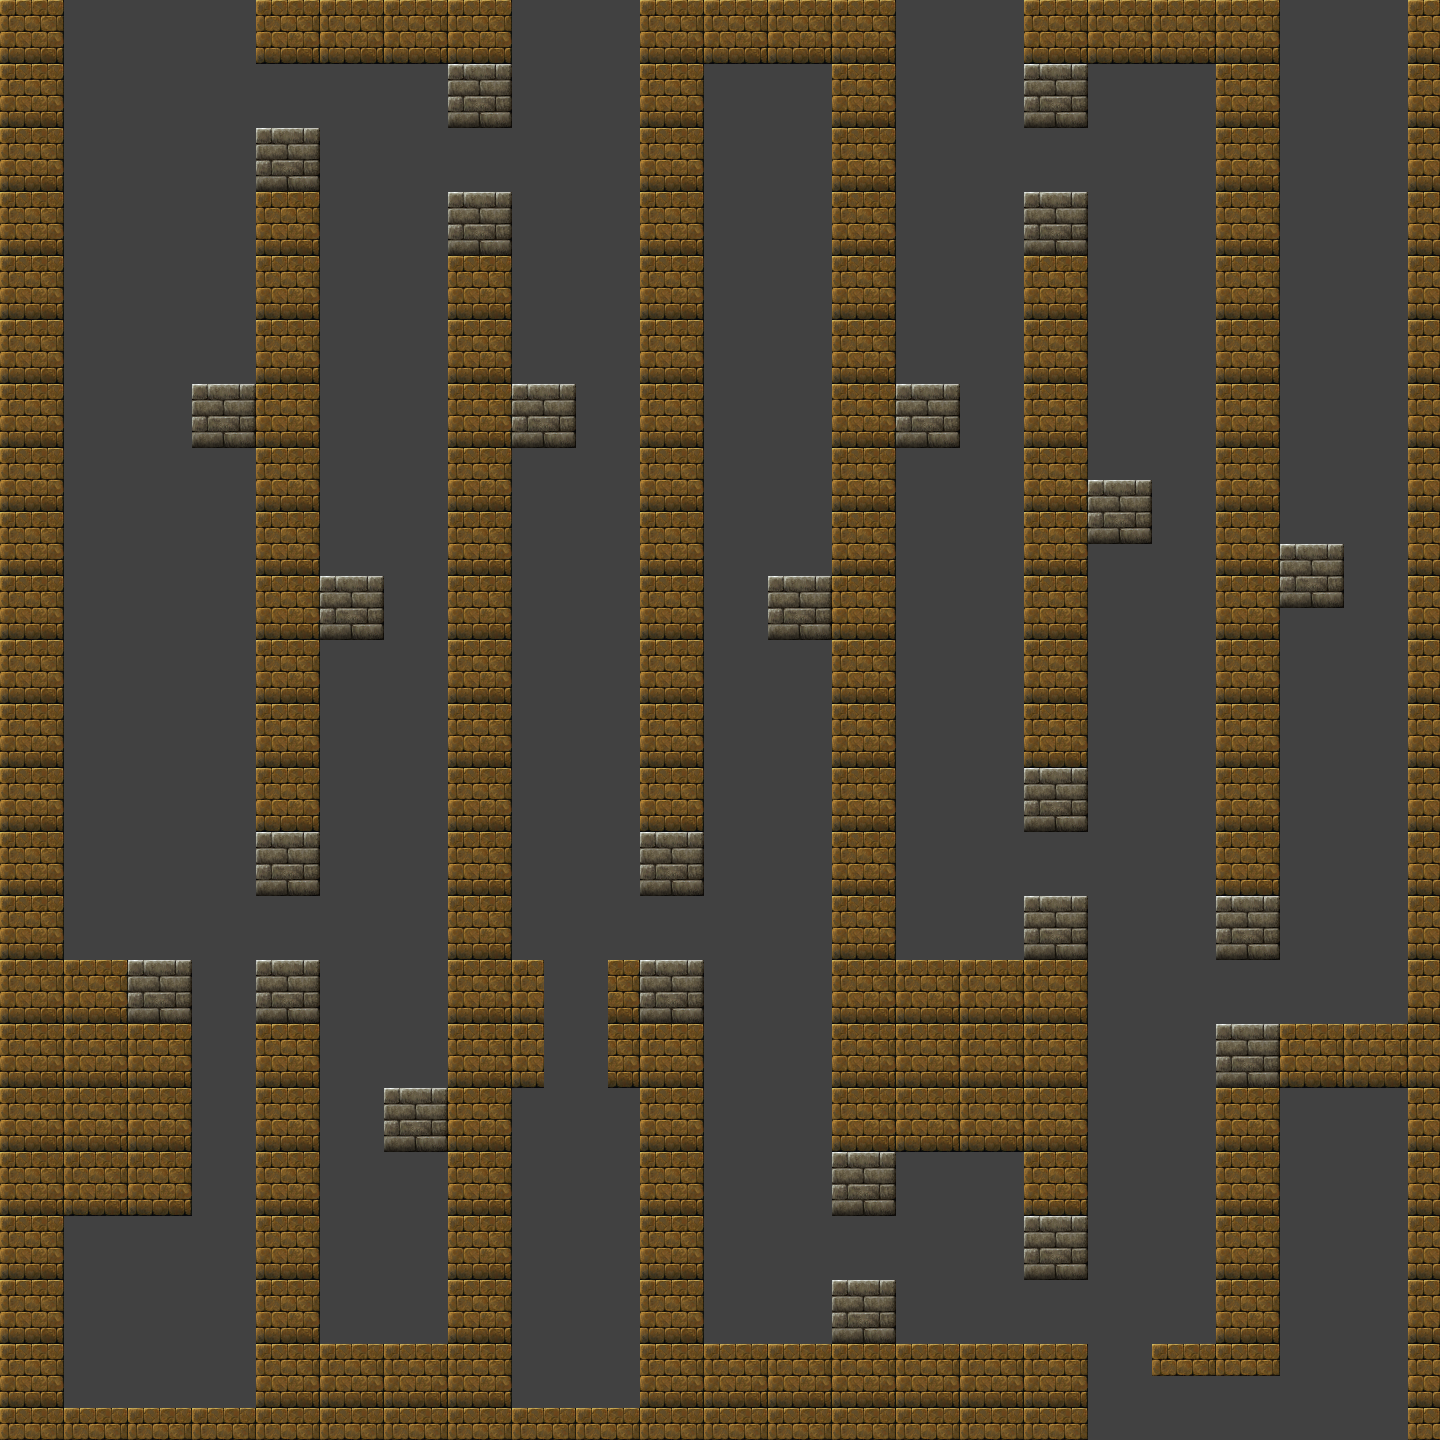

This game map was drawn from its Tiled (.tmx) file and the tilesets committed beside it. A one-line description and the trimmed map source follow:
An orthogonal 45x45 tile map with 32x32 px tiles, 3 tile layers (obtacles, items, pattern), 2 tilesets.

<map version="1.0" orientation="orthogonal" width="45" height="45" tilewidth="32" tileheight="32" backgroundcolor="#414141">
 <properties>
  <property name="bonusCount" value="10" />
  <property name="coinsCount" value="10" />
  <property name="points1" value="200" />
  <property name="points2" value="300" />
  <property name="points3" value="400" />
  <property name="startTime" value="20" />
  <property name="timeBonus" value="10" />
 </properties>
 <tileset firstgid="1" name="items" tilewidth="32" tileheight="32">
  <image source="items.png" width="256" height="256" />
  <tile id="10">
   <properties>
    <property name="brick" value="" />
   </properties>
  </tile>
  <tile id="56">
   <properties>
    <property name="timeBonus" value="" />
   </properties>
  </tile>
  <tile id="57">
   <properties>
    <property name="lock" value="" />
   </properties>
  </tile>
  <tile id="58">
   <properties>
    <property name="key" value="" />
   </properties>
  </tile>
  <tile id="59">
   <properties>
    <property name="diamond" value="" />
   </properties>
  </tile>
  <tile id="60">
   <properties>
    <property name="star" value="" />
   </properties>
  </tile>
  <tile id="61">
   <properties>
    <property name="exit" value="" />
   </properties>
  </tile>
  <tile id="62">
   <properties>
    <property name="enter" value="" />
   </properties>
  </tile>
 </tileset>
 <tileset firstgid="65" name="terrain" tilewidth="32" tileheight="32">
  <image source="terrain.png" width="512" height="480" />
 </tileset>
 <layer name="obtacles" width="45" height="45">
  <data>[2025 cells, 0 non-empty, 0 distinct tile ids]</data>
 </layer>
 <layer name="items" width="45" height="45">
  <data>[2025 cells, 0 non-empty, 0 distinct tile ids]</data>
 </layer>
 <layer name="pattern" width="45" height="45">
  <properties>
   <property name="pattern" value="45" />
  </properties>
  <data>[2025 cells, 811 non-empty, 8 distinct tile ids]</data>
 </layer>
</map>
